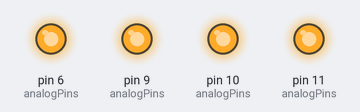
This sketch was run on a simulated Arduino Uno, built with avr-gcc and run on an emulated ATmega328P. On the bench: output pins drawn as LEDs (lit = HIGH). What the sketch prints to the serial monitor is not drawn.

Above: at 0.1 s.
Timing chart, 0 to 1.6 s (numbered marks = the images above):
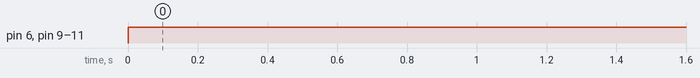

The sketch:

p04_binary_4bit_analog.ino
```cpp
int analogPins[] = {6, 9, 10, 11};

void setPinsOut(int pinArr[], int size) {
    for (byte i = 0; i < size ; i++) {
        pinMode(pinArr[i], OUTPUT);
    }
}

void analogStepUp(int pin, double delayMs) {
    for (int i = 0; i < 256; i++)
    {
        analogWrite(pin, i);
        delay(delayMs);
    }
}

void analogStepDown(int pin, double delayMs) {
    for (int i = 255; i >= 0; i--)
    {
        analogWrite(pin, i);
        delay(delayMs);
    }
}

void decimalToBinaryLED(int decimalNum, int ledArray[], int size) {
    Serial.println("in decimalToBinary");
    if (decimalNum < pow(size ,2)) {
        while (size > 0) {
            if (decimalNum % 2 == 1) {
                /* analogStepUp(ledArray[--size], 5); */
                analogWrite(ledArray[--size], 255);
                Serial.print("size in step up");
                Serial.println(size);
            }
            else {
                /* analogStepDown(ledArray[--size], 5); */
                analogWrite(ledArray[--size], 0);
                Serial.print("size in step down");
                Serial.println(size);

            }
        }
    }
}

void setup() {
    setPinsOut(analogPins, 4);
    Serial.begin(115200);

}

void loop() {
    decimalToBinaryLED(1, analogPins, 4);
}
```

Measured:
- by itself, pin 6 (analogPins), pin 9 (analogPins), pin 10 (analogPins), pin 11 (analogPins): LOW → HIGH at 0.00 s
